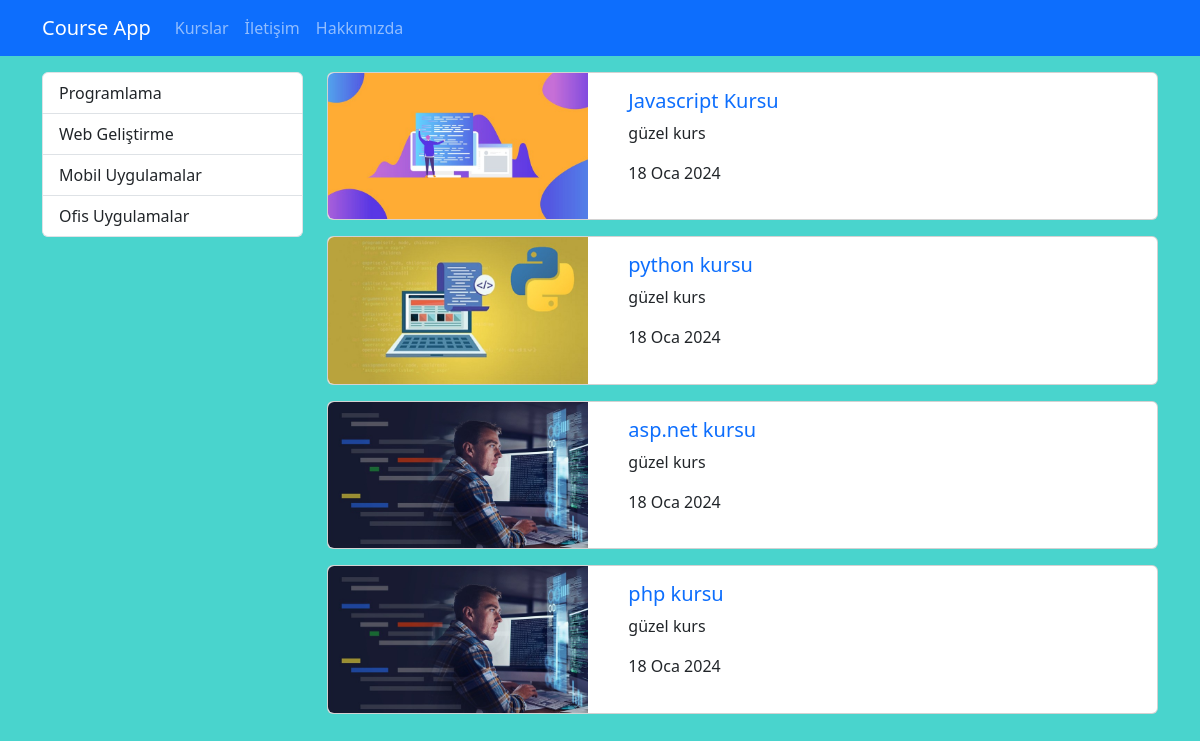
Page /kurs/ on the earlier database version.
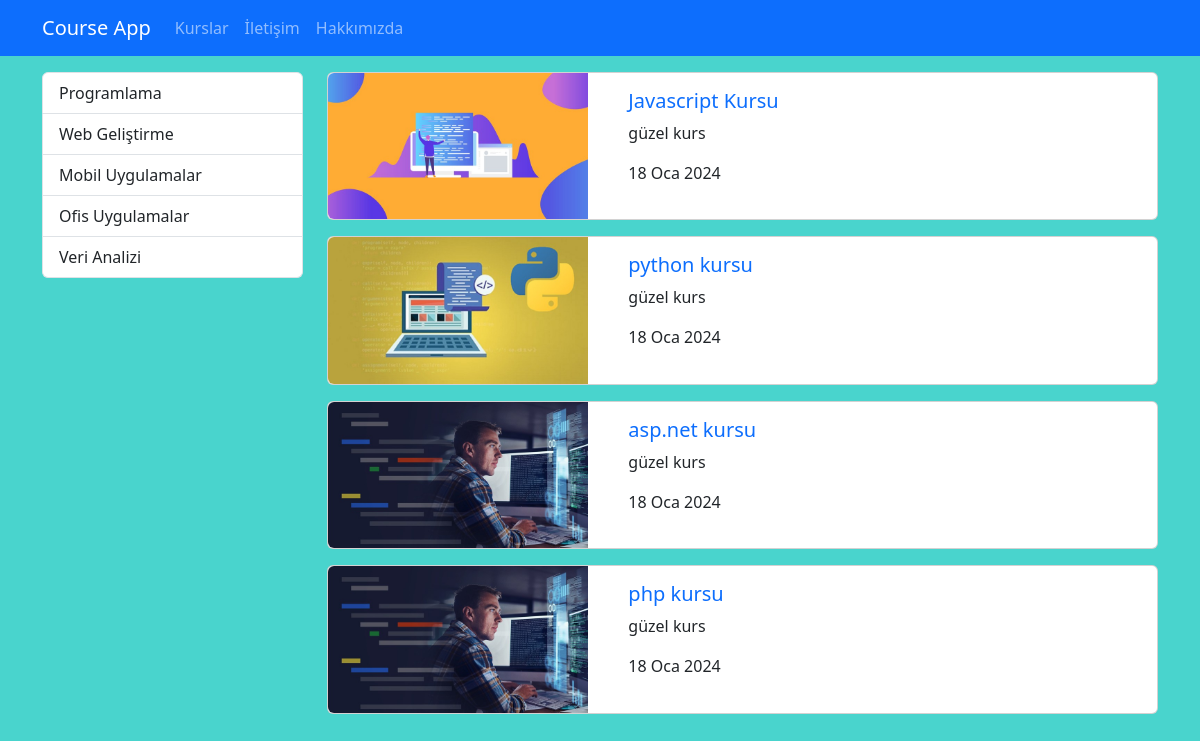
Same page on the later database version.
### courses/models.py (models this page shows, shortened)
class Category(models.Model):
    name = models.CharField(max_length=40)
    slug = models.CharField(max_length=50)

class Course(models.Model):
    title = models.CharField(max_length=50)
    description = models.TextField()
    imageUrl = models.CharField(max_length=50, blank=False)
    date = models.DateField(auto_now=True)
    isActive = models.BooleanField()
    slug = models.SlugField(default="", blank=True, editable=False, null=False, unique=True, db_index=True)
    category = models.ForeignKey(Category, default=1, on_delete=models.CASCADE, related_name="kurslar")

### courses/views.py (the view)
# urls.py: path('', index),
def index(request):
    kurslar = Course.objects.filter(isActive=1)
    kategoriler = Category.objects.all()
    context = dict(
        categories = kategoriler,
        courses = kurslar,
    )
    return render(request, 'courses/index.html', context)

### courses/templates/courses/index.html (shortened to what this page needs)
{% extends 'layout.html' %}
{% load static %}
{% block css_files %}
    <link rel="stylesheet" href="{% static 'courses/css/style.css' %}">
{% endblock %}
{% block content %}
    <div class="container mt-3">
        <div class="row">
            <div class="col-3">
                {% include 'courses/partials/_categories.html' %}
            </div>
            <div class="col-9">
                {% for course in courses %}
                    {% if course.isActive %}
                        {% include 'courses/partials/_course.html' %}
                    {% endif %}
                {% endfor %}
            </div>
        </div>
    </div>
{% endblock content %}

### courses/templates/courses/partials/_categories.html
<div class="list-group">
    {% for category in categories %}
        <a href="{% url 'courses_by_category' category.slug %}" class="list-group-item list-group-item-action">{{ category.name|title }}</a>
    {% endfor %}
</div>

### courses/templates/courses/partials/_course.html (shortened to what this page needs)
{% load static %}
<div class="card mb-3">
    <div class="row">
        <div class="col-4">
            <img class="img-fluid rounded-start" src="{% static 'courses/img/'|add:course.imageUrl %}" alt="{{ course.title }}">
        </div>
        <div class="col-8">
            <div class="card-body">
                <h5 class="card-title">
                    <a href="{% url 'course_details' course.slug %}" style="text-decoration:none">
                        {{ course.title }}
                    </a>
                </h5>
                <p class="card-text">{{ course.description|truncatewords:15 }}</p>
                <p>{{ course.date|date:'SHORT_DATE_FORMAT' }}</p>
            </div>
        </div>
    </div>
</div>

Differences in the rows shown:
added Category: name "Veri Analizi"
